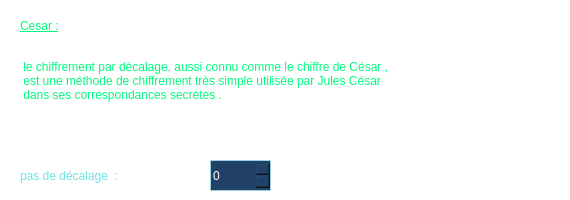
        <widget class="QWidget" name="cesar">
         <property name="styleSheet">
          <string notr="true">background:transparent;

border-radius: 15px;</string>
         </property>
         <widget class="QLabel" name="label_17">
          <property name="geometry">
           <rect>
            <x>20</x>
            <y>0</y>
            <width>91</width>
            <height>51</height>
           </rect>
          </property>
          <property name="styleSheet">
           <string notr="true">background:transparent;
text-decoration: underline;
color: rgb(0, 250, 127);</string>
          </property>
          <property name="text">
           <string>Cesar :</string>
          </property>
         </widget>
         <widget class="QLabel" name="label_18">
          <property name="geometry">
           <rect>
            <x>20</x>
            <y>40</y>
            <width>541</width>
            <height>81</height>
           </rect>
          </property>
          <property name="styleSheet">
           <string notr="true">background:transparent;

font: 12pt &quot;5by7&quot;;
color: rgb(0, 250, 127);
font: 12pt &quot;Century Gothic&quot;;</string>
          </property>
          <property name="text">
           <string> le chiffrement par décalage, aussi connu comme le chiffre de César ,
 est une méthode de chiffrement très simple utilisée par Jules César
 dans ses correspondances secrètes .</string>
          </property>
         </widget>
         <widget class="QLabel" name="label_53">
          <property name="geometry">
           <rect>
            <x>20</x>
            <y>160</y>
            <width>181</width>
            <height>31</height>
           </rect>
          </property>
          <property name="styleSheet">
           <string notr="true">background:transparent;



color:#6fe3e3;</string>
          </property>
          <property name="text">
           <string>pas de décalage  :</string>
          </property>
         </widget>
         <widget class="QSpinBox" name="cesarcle">
          <property name="geometry">
           <rect>
            <x>210</x>
            <y>160</y>
            <width>61</width>
            <height>31</height>
           </rect>
          </property>
          <property name="styleSheet">
           <string notr="true">border-radius: 0px;
border:1px solid #9cd3e2;
color: rgb(255, 255, 255);
background-color: rgb(33, 65, 103);</string>
          </property>
          <property name="readOnly">
           <bool>false</bool>
          </property>
          <property name="showGroupSeparator" stdset="0">
           <bool>true</bool>
          </property>
          <property name="minimum">
           <number>0</number>
          </property>
          <property name="maximum">
           <number>25</number>
          </property>
         </widget>
        </widget>
